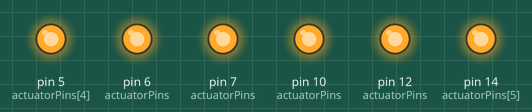
Recording of a sketch running on a simulated Arduino Uno, built with avr-gcc and run on an emulated ATmega328P. Shown: output pins drawn as LEDs (lit = HIGH).

Above: at 0.5 s.
At 3.5 s:
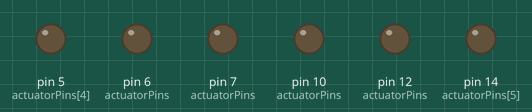
Timing chart, 0 to 4.6 s (numbered marks = the images above):
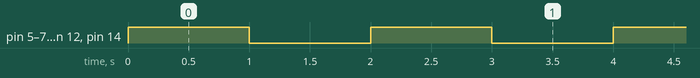

The sketch:

ActuatorHub_TestDec2023.ino
```cpp
/*
  I/O Test for ActuatorHub

  Turns LEDs on for one second, then off for one second, repeatedly.
  Idem for actuators

  Johan Korten Apr. 3, 2023
  Based on Blink example


  Uses https://github.com/wagiminator/SAMD-Development-Boards firmware

  Install this boards file:
  https://raw.githubusercontent.com/wagiminator/SAMD-Development-Boards/main/packages/package_wagiminator_samd_index.json

*/

#define numActuators 6
// PA18 .. PA21
#define PA18 10
#define PA19 12
#define PA20 6
#define PA21 7

const int actuatorPins[numActuators] = {PA18, PA19, PA20, PA21, 5, 14};

// the setup function runs once when you press reset or power the board
void setup() {
  // initialize digital pins from actuatorPins as outputs.
  for (int i = 0; i < numActuators; i++) {
    pinMode(actuatorPins[i], OUTPUT);
  }
}

// the loop function runs over and over again forever
void loop() {
  for (int i = 0; i < numActuators; i++) {
    digitalWrite(actuatorPins[i], HIGH);   // turn the pin on (HIGH is the voltage level)
  }
  delay(1000);
  for (int i = 0; i < numActuators; i++) {
    digitalWrite(actuatorPins[i], LOW);   // turn the pin on (HIGH is the voltage level)
  }
  delay(1000);
}
```

Measured:
- by itself, pin 5 (actuatorPins[4]), pin 6 (actuatorPins), pin 7 (actuatorPins), pin 10 (actuatorPins), pin 12 (actuatorPins), pin 14 (actuatorPins[5]): alternates HIGH for 1.0 s and LOW for 1.0 s
